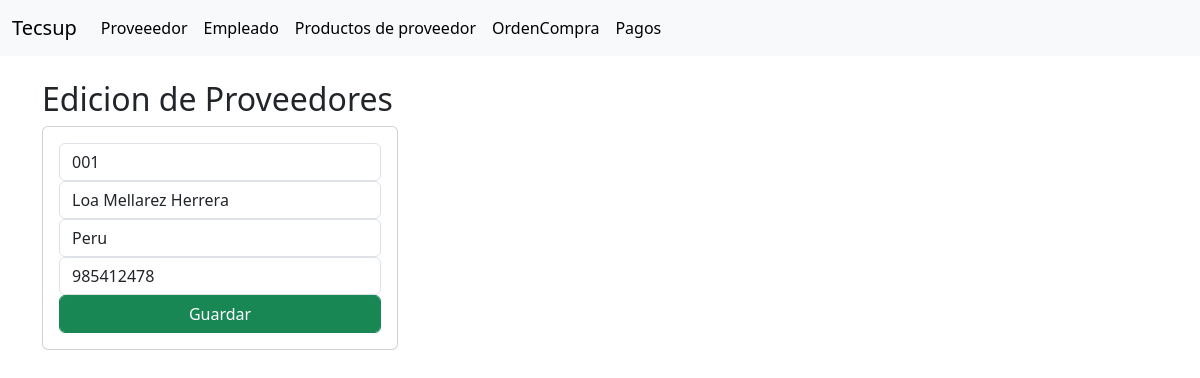
Before: /edicionproveedor/001 with the older database file.
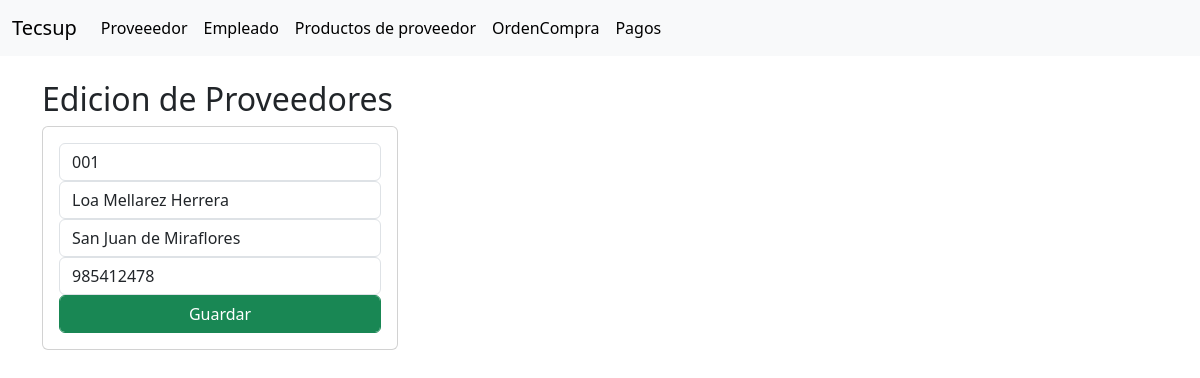
After: the same page with the newer database file.
### compra/models.py (models this page shows, shortened)
class Proveedor(models.Model):
    id=models.CharField(primary_key=True, max_length=6)
    nombre = models.CharField(max_length=50)
    pais =models.CharField(max_length=50)
    telefono = models.PositiveIntegerField()

### compra/views.py (the view)
# urls.py: path('edicionproveedor/<id>', views.edicionproveedor),
def edicionproveedor(request,id):
    proveedor=Proveedor.objects.get(id=id)
    return render(request, "editarproveedor.html", {"proveedores":proveedor})

### compra/templates/editarproveedor.html (shortened to what this page needs)
{% extends './base.html' %}
{% block body %}
<div class="row">
    <div class="col-sm-12 col-md-6 col-lg-4 col-xl-4">
        <h2>Edicion de Proveedores</h2>
        <div class="card">
            <div class="card-body">
                <form action="/editarproveedor" method="POST">
                    <div class="form-group">
                        <input type="text" name="txtid" id="txtid" class="form-control" readonly value="{{proveedores.id}}">
                    </div>
                    <div class="form-group">
                        <input type="text" name="txtnombre" id="txtnombre" class="form-control" value="{{proveedores.nombre}}">
                    </div>
                    <div class="form-group">
                        <input type="text" name="txtpais" id="txtpais" class="form-control" value="{{proveedores.pais}}">
                    </div>
                    <div class="form-group">
                        <input type="text" name="txttelefono" id="txttelefono" class="form-control" value="{{proveedores.telefono}}">
                    </div>
                    <button type="submit" class="btn btn-success form-control">Guardar</button>
                </form>
            </div>
        </div>
    </div>
    {% endblock %}

Changed rows visible on the page:
changed Proveedor "Loa Mellarez Herrera": txtpais "Peru" → "San Juan de Miraflores"
